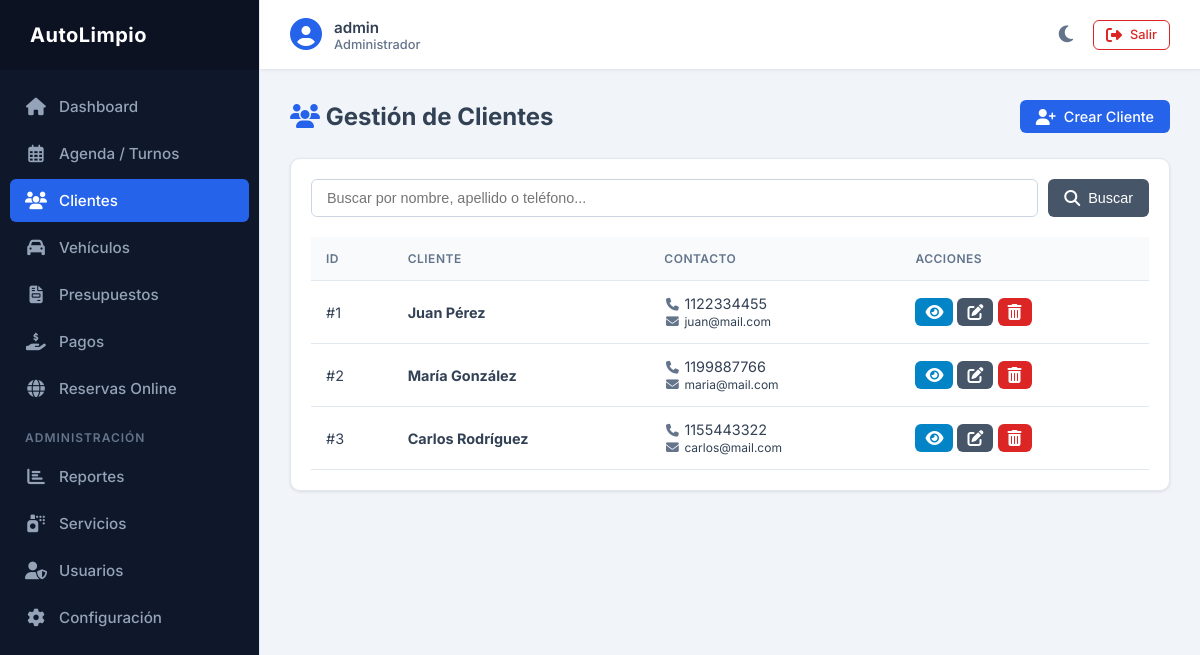
Screenshot of /clientes (signed in) with the database file from the repository.
### tables this page shows
CREATE TABLE clientes (
        id INTEGER PRIMARY KEY AUTOINCREMENT,
        nombre TEXT NOT NULL,
        apellido TEXT NOT NULL,
        telefono TEXT NOT NULL,
        email TEXT,
        direccion TEXT,
        fecha_registro TIMESTAMP DEFAULT CURRENT_TIMESTAMP
    );

### app.py (the view)
@app.route('/clientes')
@login_required
def clientes():
    buscar = request.args.get('buscar', '')
    conn = get_db()
    query = 'SELECT * FROM clientes'
    params = []
    if buscar:
        query += ' WHERE nombre LIKE ? OR apellido LIKE ? OR telefono LIKE ?'
        params.extend([f'%{buscar}%', f'%{buscar}%', f'%{buscar}%'])
    clientes = conn.execute(query, params).fetchall()
    conn.close()
    return render_template('clientes.html', clientes=clientes, buscar=buscar)

### app.py (called while the page is built)
def get_db():
    conn = sqlite3.connect(DB_PATH)
    conn.row_factory = sqlite3.Row
    return conn

def login_required(f):
    @wraps(f)
    def decorated_function(*args, **kwargs):
        if 'user_id' not in session:
            return redirect(url_for('login'))
        return f(*args, **kwargs)
    return decorated_function

### templates/clientes.html (shortened to what this page needs)
{% extends 'base.html' %}
{% block content %}
<div class="page-header">
    <h2><i class="fas fa-users" style="color: var(--primary-color);"></i> Gestión de Clientes</h2>
    <a href="{{ url_for('cliente_nuevo') }}" class="btn btn-primary">
        <i class="fas fa-user-plus"></i> Crear Cliente
    </a>
</div>
<div class="table-container">
    <form method="GET" class="search-form">
        <input type="text" name="buscar" value="{{ buscar }}" placeholder="Buscar por nombre, apellido o teléfono..." class="search-input">
        <button type="submit" class="btn btn-secondary"><i class="fas fa-search"></i> Buscar</button>
    </form>
    <table>
        <thead>
            <tr>
                <th>ID</th>
                <th>Cliente</th>
                <th>Contacto</th>
                <th>Acciones</th>
            </tr>
        </thead>
        <tbody>
            {% for cliente in clientes %}
            <tr>
                <td>#{{ cliente.id }}</td>
                <td>
                    <strong>{{ cliente.nombre }} {{ cliente.apellido }}</strong>
                </td>
                <td>
                    <div><i class="fas fa-phone fa-fw" style="color: var(--text-muted); font-size: 0.8rem;"></i> {{ cliente.telefono }}</div>
                    {% if cliente.email %}
                    <div><i class="fas fa-envelope fa-fw" style="color: var(--text-muted); font-size: 0.8rem;"></i> <small>{{ cliente.email }}</small></div>
                    {% endif %}
                </td>
                <td>
                    <a href="{{ url_for('cliente_detalle', id=cliente.id) }}" class="btn btn-info btn-icon" title="Ver Detalle"><i class="fas fa-eye"></i></a>
                    <a href="{{ url_for('cliente_editar', id=cliente.id) }}" class="btn btn-secondary btn-icon" title="Editar"><i class="fas fa-edit"></i></a>
                    <a href="{{ url_for('cliente_eliminar', id=cliente.id) }}" class="btn btn-danger btn-icon" title="Eliminar" onclick="return confirm('¿Está seguro de eliminar este cliente? Se borrarán sus datos.');"><i class="fas fa-trash-alt"></i></a>
                </td>
            </tr>
            {% endfor %}
        </tbody>
    </table>
</div>
{% endblock %}

### static/css/style.css (style rules this page uses)
:root { --primary-color: #2563eb; --primary-hover: #1d4ed8; --secondary-color: #475569; --secondary-hover: #334155; --success-color: #16a34a; --success-hover: #15803d; --danger-color: #dc2626; --danger-hover: #b91c1c; --warning-color: #d97706; --info-color: #0284c7; --bg-color: #f1f5f9; --sidebar-bg: #0f172a; --sidebar-text: #94a3b8; --sidebar-hover: #1e293b; --sidebar-active: #2563eb; --sidebar-active-text: #ffffff; --card-bg: #ffffff; --text-main: #334155; --text-muted: #64748b; --border-color: #e2e8f0; --table-header-bg: #f8fafc; --table-hover-bg: #f1f5f9; --input-bg: #ffffff; --input-border: #cbd5e1; --input-text: #334155; --sidebar-width: 260px; --badge-pend-bg: #fefce8; --badge-pend-text: #a16207; --badge-pend-border: #fef08a; --badge-proc-bg: #eff6ff; --badge-proc-text: #1d4ed8; --badge-proc-border: #bfdbfe; --badge-fin-bg: #f0fdf4; --badge-fin-text: #15803d; --badge-fin-border: #bbf7d0; --badge-canc-bg: #fef2f2; --badge-canc-text: #b91c1c; --badge-canc-border: #fecaca; --icon-blue-bg: #eff6ff; --icon-blue-text: #2563eb; --icon-green-bg: #f0fdf4; --icon-green-text: #16a34a; --icon-yellow-bg: #fefce8; --icon-yellow-text: #ca8a04; --icon-red-bg: #fef2f2; --icon-red-text: #dc2626; --icon-purple-bg: #faf5ff; --icon-purple-text: #9333ea; --icon-teal-bg: #f0fdfa; --icon-teal-text: #0d9488; }
* { box-sizing: border-box; margin: 0; padding: 0; }
body { font-family: 'Inter', sans-serif; background-color: var(--bg-color); color: var(--text-main); display: flex; min-height: 100vh; transition: background-color 0.3s ease, color 0.3s ease; }
.btn { display: inline-flex; align-items: center; justify-content: center; padding: 8px 16px; border: none; border-radius: 6px; cursor: pointer; text-decoration: none; font-size: 0.9rem; font-weight: 500; transition: background-color 0.25s ease, color 0.25s ease, border-color 0.25s ease, box-shadow 0.25s ease, transform 0.15s ease; gap: 8px; }
.btn i { font-size: 1rem; }
.btn-primary { background-color: var(--primary-color); color: white; }
.btn-danger { background-color: var(--danger-color); color: white; }
.btn-secondary { background-color: var(--secondary-color); color: white; }
.btn-info { background-color: var(--info-color); color: white; }
.btn-icon { padding: 6px 10px; }
.page-header { display: flex; justify-content: space-between; align-items: center; margin-bottom: 25px; flex-wrap: wrap; gap: 15px; }
.page-header h2 { font-size: 1.5rem; color: var(--text-main); margin: 0; }
.table-container { background: var(--card-bg); padding: 20px; border-radius: 10px; box-shadow: 0 1px 3px rgba(0,0,0,0.1); border: 1px solid var(--border-color); overflow-x: auto; width: 100%; transition: background-color 0.3s ease, border-color 0.3s ease; }
table { width: 100%; border-collapse: collapse; margin-top: 5px; white-space: nowrap; }
table th, table td { padding: 14px 15px; text-align: left; border-bottom: 1px solid var(--border-color); font-size: 0.9rem; color: var(--text-main); }
table th { background-color: var(--table-header-bg); color: var(--text-muted); font-weight: 600; text-transform: uppercase; font-size: 0.75rem; letter-spacing: 0.5px; }
.search-form { display: flex; gap: 10px; margin-bottom: 20px; flex-wrap: wrap; }
.search-input { flex: 1; min-width: 250px; padding: 10px 15px; background-color: var(--input-bg); color: var(--input-text); border: 1px solid var(--input-border); border-radius: 6px; font-size: 0.9rem; outline: none; transition: border-color 0.2s, background-color 0.3s, color 0.3s; }

### rows the page displays
clientes: id "1", nombre "Juan", apellido "Pérez", telefono "1122334455", email "juan@mail.com"
clientes: id "2", nombre "María", apellido "González", telefono "1199887766", email "maria@mail.com"
clientes: id "3", nombre "Carlos", apellido "Rodríguez", telefono "1155443322", email "carlos@mail.com"

### other values shown
{{ session.get('username') }} "admin"
{{ session.get('rol') | capitalize }} "Administrador"
